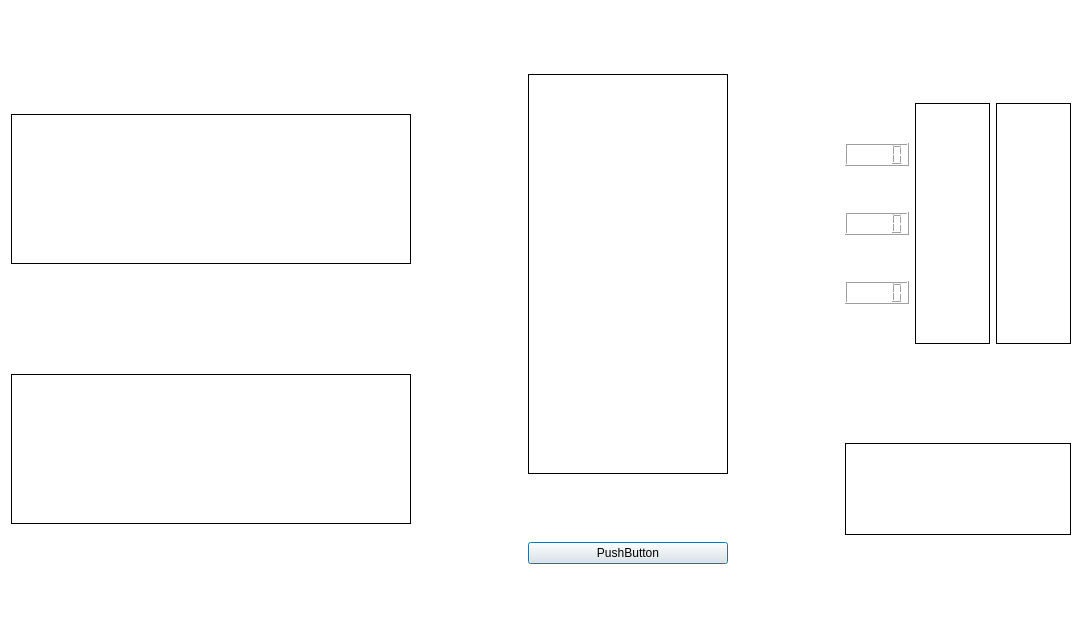
<?xml version="1.0" encoding="UTF-8"?>
<ui version="4.0">
 <class>data</class>
 <widget class="QDialog" name="data">
  <property name="geometry">
   <rect>
    <x>0</x>
    <y>0</y>
    <width>1082</width>
    <height>638</height>
   </rect>
  </property>
  <property name="windowTitle">
   <string>Dialog</string>
  </property>
  <property name="autoFillBackground">
   <bool>false</bool>
  </property>
  <property name="styleSheet">
   <string notr="true">QDialog
{
	background: white;
}</string>
  </property>
  <layout class="QHBoxLayout" name="horizontalLayout">
   <item>
    <layout class="QVBoxLayout" name="verticalLayout">
     <item>
      <spacer name="verticalSpacer_7">
       <property name="orientation">
        <enum>Qt::Vertical</enum>
       </property>
       <property name="sizeHint" stdset="0">
        <size>
         <width>20</width>
         <height>40</height>
        </size>
       </property>
      </spacer>
     </item>
     <item>
      <widget class="QFrame" name="frame_2">
       <property name="sizePolicy">
        <sizepolicy hsizetype="MinimumExpanding" vsizetype="MinimumExpanding">
         <horstretch>0</horstretch>
         <verstretch>0</verstretch>
        </sizepolicy>
       </property>
       <property name="minimumSize">
        <size>
         <width>400</width>
         <height>150</height>
        </size>
       </property>
       <property name="styleSheet">
        <string notr="true">QFrame
{
	border: 1px solid black;
}</string>
       </property>
       <property name="frameShape">
        <enum>QFrame::StyledPanel</enum>
       </property>
       <property name="frameShadow">
        <enum>QFrame::Raised</enum>
       </property>
      </widget>
     </item>
     <item>
      <spacer name="verticalSpacer">
       <property name="orientation">
        <enum>Qt::Vertical</enum>
       </property>
       <property name="sizeType">
        <enum>QSizePolicy::MinimumExpanding</enum>
       </property>
       <property name="sizeHint" stdset="0">
        <size>
         <width>20</width>
         <height>40</height>
        </size>
       </property>
      </spacer>
     </item>
     <item>
      <widget class="QFrame" name="frame">
       <property name="sizePolicy">
        <sizepolicy hsizetype="MinimumExpanding" vsizetype="MinimumExpanding">
         <horstretch>0</horstretch>
         <verstretch>0</verstretch>
        </sizepolicy>
       </property>
       <property name="minimumSize">
        <size>
         <width>400</width>
         <height>150</height>
        </size>
       </property>
       <property name="styleSheet">
        <string notr="true">QFrame
{
	border: 1px solid black;
}</string>
       </property>
       <property name="frameShape">
        <enum>QFrame::StyledPanel</enum>
       </property>
       <property name="frameShadow">
        <enum>QFrame::Raised</enum>
       </property>
      </widget>
     </item>
     <item>
      <spacer name="verticalSpacer_8">
       <property name="orientation">
        <enum>Qt::Vertical</enum>
       </property>
       <property name="sizeHint" stdset="0">
        <size>
         <width>20</width>
         <height>40</height>
        </size>
       </property>
      </spacer>
     </item>
    </layout>
   </item>
   <item>
    <spacer name="horizontalSpacer">
     <property name="orientation">
      <enum>Qt::Horizontal</enum>
     </property>
     <property name="sizeHint" stdset="0">
      <size>
       <width>40</width>
       <height>20</height>
      </size>
     </property>
    </spacer>
   </item>
   <item>
    <layout class="QVBoxLayout" name="verticalLayout_2">
     <item>
      <spacer name="verticalSpacer_9">
       <property name="orientation">
        <enum>Qt::Vertical</enum>
       </property>
       <property name="sizeHint" stdset="0">
        <size>
         <width>20</width>
         <height>40</height>
        </size>
       </property>
      </spacer>
     </item>
     <item>
      <widget class="QFrame" name="frame_4">
       <property name="sizePolicy">
        <sizepolicy hsizetype="MinimumExpanding" vsizetype="MinimumExpanding">
         <horstretch>0</horstretch>
         <verstretch>0</verstretch>
        </sizepolicy>
       </property>
       <property name="minimumSize">
        <size>
         <width>200</width>
         <height>400</height>
        </size>
       </property>
       <property name="styleSheet">
        <string notr="true">QFrame
{
	border: 1px solid black;
}</string>
       </property>
       <property name="frameShape">
        <enum>QFrame::StyledPanel</enum>
       </property>
       <property name="frameShadow">
        <enum>QFrame::Raised</enum>
       </property>
      </widget>
     </item>
     <item>
      <spacer name="verticalSpacer_2">
       <property name="orientation">
        <enum>Qt::Vertical</enum>
       </property>
       <property name="sizeHint" stdset="0">
        <size>
         <width>20</width>
         <height>40</height>
        </size>
       </property>
      </spacer>
     </item>
     <item>
      <widget class="QPushButton" name="pushButton">
       <property name="text">
        <string>PushButton</string>
       </property>
      </widget>
     </item>
     <item>
      <spacer name="verticalSpacer_10">
       <property name="orientation">
        <enum>Qt::Vertical</enum>
       </property>
       <property name="sizeHint" stdset="0">
        <size>
         <width>20</width>
         <height>40</height>
        </size>
       </property>
      </spacer>
     </item>
    </layout>
   </item>
   <item>
    <spacer name="horizontalSpacer_2">
     <property name="orientation">
      <enum>Qt::Horizontal</enum>
     </property>
     <property name="sizeHint" stdset="0">
      <size>
       <width>40</width>
       <height>20</height>
      </size>
     </property>
    </spacer>
   </item>
   <item>
    <layout class="QVBoxLayout" name="verticalLayout_3">
     <item>
      <spacer name="verticalSpacer_13">
       <property name="orientation">
        <enum>Qt::Vertical</enum>
       </property>
       <property name="sizeHint" stdset="0">
        <size>
         <width>20</width>
         <height>40</height>
        </size>
       </property>
      </spacer>
     </item>
     <item>
      <layout class="QHBoxLayout" name="horizontalLayout_2">
       <item>
        <layout class="QVBoxLayout" name="verticalLayout_4">
         <item>
          <spacer name="verticalSpacer_5">
           <property name="orientation">
            <enum>Qt::Vertical</enum>
           </property>
           <property name="sizeHint" stdset="0">
            <size>
             <width>20</width>
             <height>40</height>
            </size>
           </property>
          </spacer>
         </item>
         <item>
          <widget class="QLCDNumber" name="lcdNumber"/>
         </item>
         <item>
          <spacer name="verticalSpacer_4">
           <property name="orientation">
            <enum>Qt::Vertical</enum>
           </property>
           <property name="sizeHint" stdset="0">
            <size>
             <width>20</width>
             <height>40</height>
            </size>
           </property>
          </spacer>
         </item>
         <item>
          <widget class="QLCDNumber" name="lcdNumber_2"/>
         </item>
         <item>
          <spacer name="verticalSpacer_3">
           <property name="orientation">
            <enum>Qt::Vertical</enum>
           </property>
           <property name="sizeHint" stdset="0">
            <size>
             <width>20</width>
             <height>40</height>
            </size>
           </property>
          </spacer>
         </item>
         <item>
          <widget class="QLCDNumber" name="lcdNumber_3"/>
         </item>
         <item>
          <spacer name="verticalSpacer_6">
           <property name="orientation">
            <enum>Qt::Vertical</enum>
           </property>
           <property name="sizeHint" stdset="0">
            <size>
             <width>20</width>
             <height>40</height>
            </size>
           </property>
          </spacer>
         </item>
        </layout>
       </item>
       <item>
        <widget class="QFrame" name="frame_6">
         <property name="sizePolicy">
          <sizepolicy hsizetype="MinimumExpanding" vsizetype="MinimumExpanding">
           <horstretch>0</horstretch>
           <verstretch>0</verstretch>
          </sizepolicy>
         </property>
         <property name="minimumSize">
          <size>
           <width>75</width>
           <height>0</height>
          </size>
         </property>
         <property name="styleSheet">
          <string notr="true">QFrame
{
	border: 1px solid black;
}</string>
         </property>
         <property name="frameShape">
          <enum>QFrame::StyledPanel</enum>
         </property>
         <property name="frameShadow">
          <enum>QFrame::Raised</enum>
         </property>
        </widget>
       </item>
       <item>
        <widget class="QFrame" name="frame_5">
         <property name="sizePolicy">
          <sizepolicy hsizetype="MinimumExpanding" vsizetype="MinimumExpanding">
           <horstretch>0</horstretch>
           <verstretch>0</verstretch>
          </sizepolicy>
         </property>
         <property name="minimumSize">
          <size>
           <width>75</width>
           <height>0</height>
          </size>
         </property>
         <property name="styleSheet">
          <string notr="true">QFrame
{
	border: 1px solid black;
}</string>
         </property>
         <property name="frameShape">
          <enum>QFrame::StyledPanel</enum>
         </property>
         <property name="frameShadow">
          <enum>QFrame::Raised</enum>
         </property>
        </widget>
       </item>
      </layout>
     </item>
     <item>
      <spacer name="verticalSpacer_11">
       <property name="orientation">
        <enum>Qt::Vertical</enum>
       </property>
       <property name="sizeHint" stdset="0">
        <size>
         <width>20</width>
         <height>40</height>
        </size>
       </property>
      </spacer>
     </item>
     <item>
      <widget class="QFrame" name="frame_3">
       <property name="sizePolicy">
        <sizepolicy hsizetype="MinimumExpanding" vsizetype="MinimumExpanding">
         <horstretch>0</horstretch>
         <verstretch>0</verstretch>
        </sizepolicy>
       </property>
       <property name="styleSheet">
        <string notr="true">QFrame
{
	border: 1px solid black;
}</string>
       </property>
       <property name="frameShape">
        <enum>QFrame::StyledPanel</enum>
       </property>
       <property name="frameShadow">
        <enum>QFrame::Raised</enum>
       </property>
      </widget>
     </item>
     <item>
      <spacer name="verticalSpacer_12">
       <property name="orientation">
        <enum>Qt::Vertical</enum>
       </property>
       <property name="sizeHint" stdset="0">
        <size>
         <width>20</width>
         <height>40</height>
        </size>
       </property>
      </spacer>
     </item>
    </layout>
   </item>
  </layout>
 </widget>
 <resources/>
 <connections/>
</ui>
